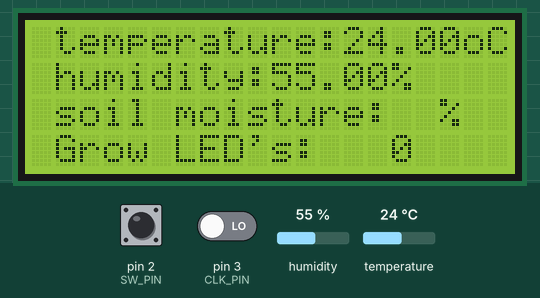
Recording of a sketch running on a simulated Arduino Uno, built with avr-gcc and run on an emulated ATmega328P. Shown: 20×4 character LCD. The inputs (shaded band) are chosen by the test bench; at power-on: humidity 55 %, temperature 24 °C, pin 2 (SW_PIN) HIGH, pin 3 (CLK_PIN) LOW. The local clock reads 2024-03-15 10:24:30 at power-on unless the sketch sets it; what the sketch prints to the serial monitor is not drawn.

Above: at 1.3 s.
1.4 s: humidity set to 22 %
At 11.1 s:
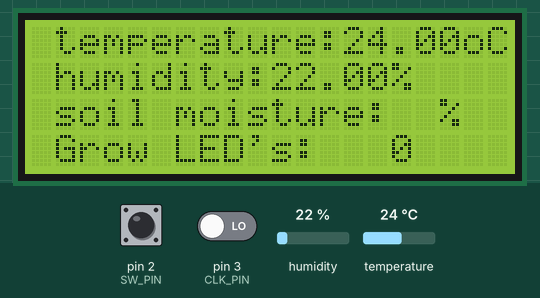
11.7 s: temperature set to 12 °C
At 21.4 s:
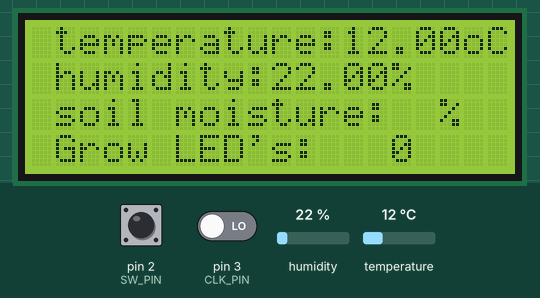
21.7 s: humidity set to 40 %
At 31.4 s:
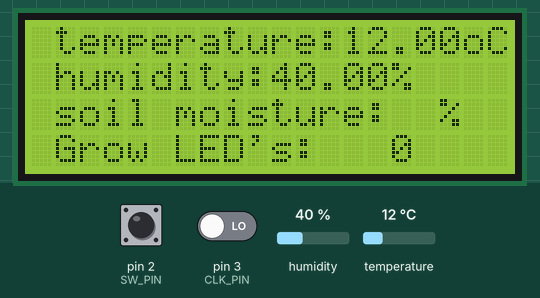
31.7 s: temperature set to 19 °C
Timing chart, 0 to 34.7 s (numbered marks = the images above; inputs shaded):
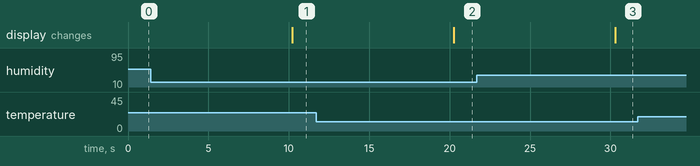

Measured:
- after the input at 1.4 s, the display: changes after 8.8 s (image 1)
- after the input at 11.7 s, the display: changes after 8.6 s (image 2)
- after the input at 21.7 s, the display: changes after 8.6 s (image 3)

The sketch:

mereni_hodnot_LCD_RTC_rotary_encoder.ino
```cpp
#include "DHT.h"
#include <Wire.h>
#include <LiquidCrystal_I2C.h>
#include <DS3231.h>

#define DHTPIN 8
#define DHTTYPE DHT11
DHT dht(DHTPIN, DHTTYPE);

#define SW_PIN 2   // Push button pin connected to D2
#define CLK_PIN 3  // Clock pin connected to D3
#define DT_PIN 4   // Data pin connected to D4


volatile int encoder_counter = 0;  // Variable to store the encoder count
volatile bool buttonPressed = false;  // Variable to store button press state

DS3231 clock;
RTCDateTime dt;

float humidity;
float temperature;
float humidityLCD;
float temperatureLCD;

LiquidCrystal_I2C lcd(0x27,20,4);  // set the LCD address to 0x27 for a 16 chars and 2 line display

void setup() {

  Serial.begin(9600);

  dht.begin();
  pinMode(DHTPIN,INPUT);

  pinMode(CLK_PIN, INPUT);
  pinMode(DT_PIN, INPUT);
  pinMode(SW_PIN, INPUT);

  attachInterrupt(digitalPinToInterrupt(CLK_PIN), readEncoder, CHANGE);
  attachInterrupt(digitalPinToInterrupt(SW_PIN), readEncoder, FALLING);

  clock.begin();
  clock.setDateTime(__DATE__, __TIME__);

  lcd.init();  // initialize the lcd
  lcd.backlight();

  lcd.setCursor(1,0); //menu
  lcd.print("temperature:     oC");
  lcd.setCursor(1,1);
  lcd.print("humidity:     %");
  lcd.setCursor(1,2);
  lcd.print("soil moisture:  %");
  lcd.setCursor(1,3);
  lcd.print("Grow LED's:");
}

void loop() {

  dt = clock.getDateTime();

  time();
  // Read humidity
  humidity = dht.readHumidity();

  // Read temperature in Celsius
  temperature = dht.readTemperature();

  // Check if any reads failed and exit early (to try again)
  if (isnan(humidity) || isnan(temperature)) {
    Serial.println("Failed to read from DHT sensor!");
    return;
  }
  if(temperatureLCD!=temperature)
  {
    temperatureLCD = temperature;
    LCD();
    Serial.println("Probehl prepis teploty!");
  }
  if(humidityLCD!=humidity)
  {
    humidityLCD = humidity;
    LCD();
    Serial.println("Probehl prepis vlhkosti!");
  }
  delay(10000);
}

void LCD()
{
  lcd.setCursor(13,0);
  lcd.print(temperatureLCD);
  lcd.setCursor(10,1);
  lcd.print(humidityLCD);
  lcd.setCursor(15, 3);
  lcd.print(encoder_counter);
}

void time()
{
  Serial.print(dt.hour);
  Serial.print(":");
  Serial.print(dt.minute);
  Serial.print(":");
  Serial.print(dt.second);
  Serial.print("      ");
  Serial.print(dt.day);
  Serial.print("/");
  Serial.print(dt.month);
  Serial.print("/");
  Serial.println(dt.year);
}

void readEncoder() {
  static unsigned long lastInterruptTime = 0;
  unsigned long interruptTime = millis();

  // Debounce the encoder signal
  if (interruptTime - lastInterruptTime > 5) {
    if (digitalRead(CLK_PIN) == digitalRead(DT_PIN)) {
      encoder_counter++;
    } else {
      encoder_counter--;
    }
  }
  lastInterruptTime = interruptTime;
}

void readButton() {
  static unsigned long lastInterruptTime = 0;
  unsigned long interruptTime = millis();

  // Debounce the button press
  if (interruptTime - lastInterruptTime > 50) {
    buttonPressed = true;
  }
  lastInterruptTime = interruptTime;
}
```
